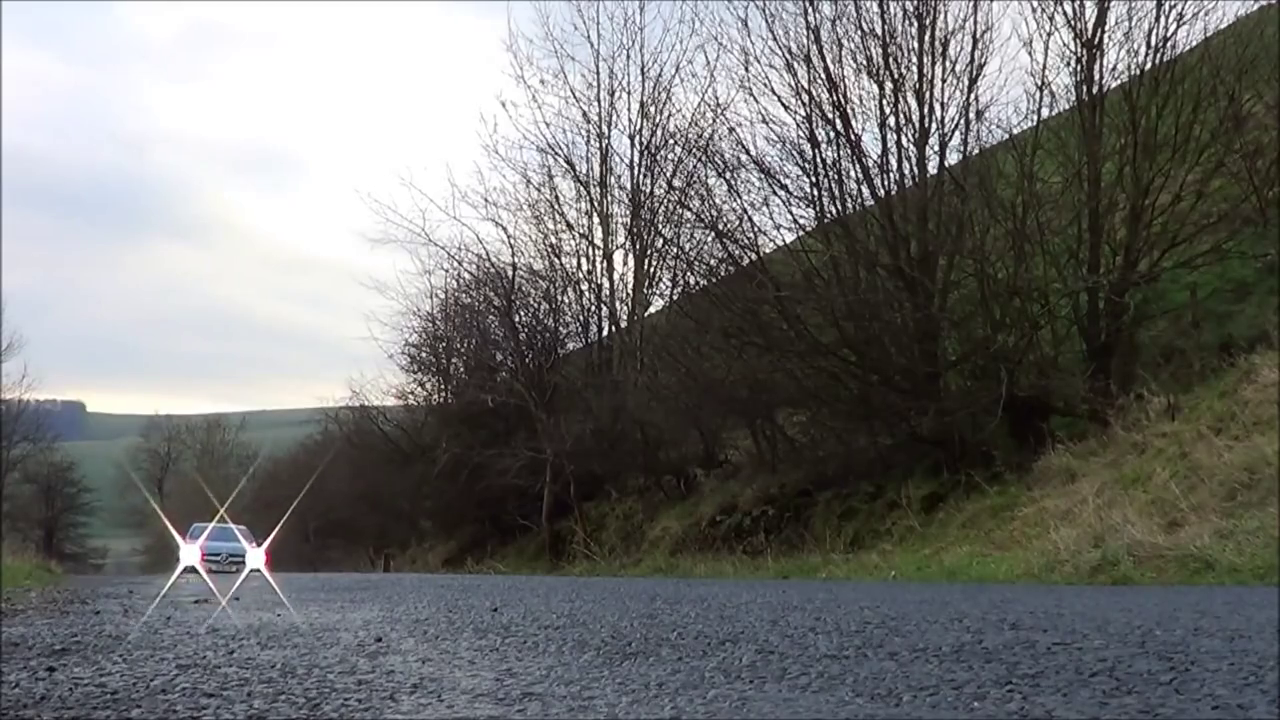
#> input picture frame 26 of testing/tests/data/076dnF-MT6k.mp4, 1280 x 720 px, given in place of 5GIahTMrZuc.mp4, which was not available
$ jupyter execute Feature_testing.ipynb   (text cells are left out)
#> lines starting #> are read from the running program, lines starting #| are printed output that depends on the picture; after the words box and inside, x2 and y2 are one past the last pixel; in counts of white or black regions, pixels touching at a corner belong together; long printed decimals are rounded; pictures that were not available may be replaced by others from this repository, and a replacement may not be noted
[cell 1]
import numpy as np
import cv2

ESC=27
cap = cv2.VideoCapture('../../stream/1080p_watermark/5GIahTMrZuc.mp4')
orb = cv2.ORB_create()
bf = cv2.BFMatcher(cv2.NORM_HAMMING, crossCheck=False)
lower = 100
upper = 200
_,prev_frame = cap.read()
#> prev_frame is the input picture: shape (720, 1280, 3); mean B, G, R 113.6, 115, 114.6
prev_frame = cv2.cvtColor(prev_frame, cv2.COLOR_BGR2GRAY)
#> prev_frame: shape (720, 1280)
prev_frame = cv2.resize(prev_frame, (480, 270), interpolation=cv2.INTER_LINEAR)
#> prev_frame: shape (270, 480)
prev_frame = cv2.Canny(prev_frame, lower, upper)
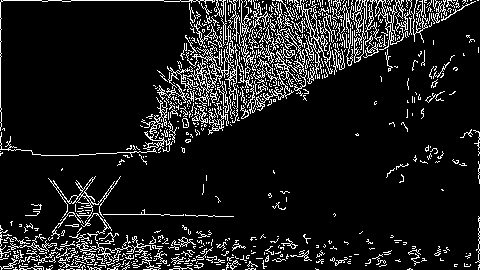
#> prev_frame: shape (270, 480); 10.9% white in thin lines or dots


firsttime=True
j=0
while True:

    ret, frame = cap.read()
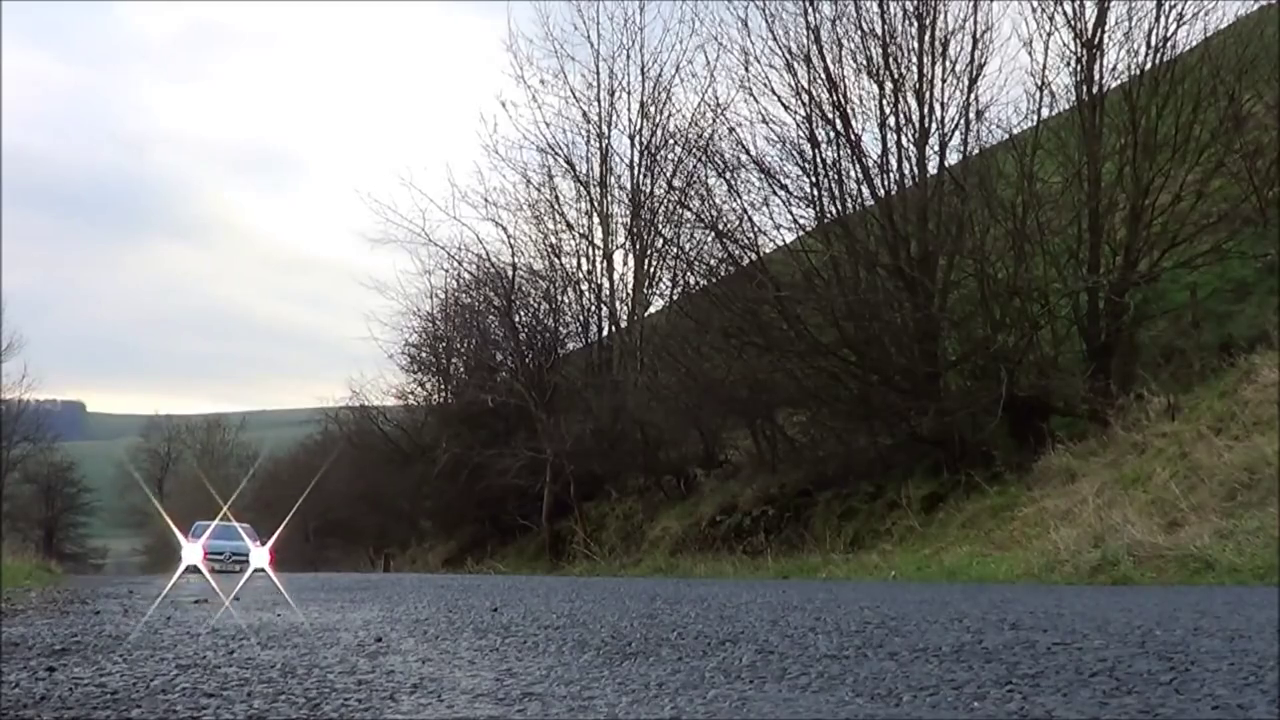
#> input picture frame 27 of testing/tests/data/076dnF-MT6k.mp4, 1280 x 720 px, given in place of 5GIahTMrZuc.mp4, which was not available
#> frame is the input picture: shape (720, 1280, 3); mean B, G, R 113.7, 115.1, 114.7
    if ret:
        j += 1

        frame = cv2.cvtColor(frame, cv2.COLOR_BGR2GRAY)
#> frame: shape (720, 1280)
        frame = cv2.resize(frame, (480, 270), interpolation=cv2.INTER_LINEAR)
#> frame: shape (270, 480)
        # Compute the Canny edges for the reference frame, its next frame and the next frame of the rendition
        frame = cv2.Canny(frame, lower, upper)
#> frame: shape (270, 480); 11% white in thin lines or dots

        kpTrain = orb.detect(prev_frame,None)
#> kpTrain = 491 keypoints; strongest (x, y, size): (131, 154, 31), (259, 87, 31), (185, 89, 31), (417, 32, 31)
        kpTrain, desTrain = orb.compute(prev_frame, kpTrain)
        #frame = frame - prev_frame
        kpCam = orb.detect(frame,None)
#> kpCam = 489 keypoints; strongest (x, y, size): (150, 134, 31), (268, 66, 31), (185, 89, 31), (417, 32, 31)
        kpCam, desCam = orb.compute(frame, kpCam)

        matches = bf.match(desCam,desTrain)
#> matches = 489 matches
        dist = [m.distance for m in matches]
#> dist = 489 values, max 99 at index 48, min 0 at index 44, mean 26.44
        thres_dist = (sum(dist) / len(dist)) * 0.2
#> thres_dist = 5.29
        matches = [m for m in matches if m.distance < thres_dist]
#> matches = 153 matches


        if firsttime==True:
            h1, w1 = frame.shape[:2]
            h2, w2 = frame.shape[:2]
            nWidth = w1+w2
            nHeight = max(h1, h2)
            hdif = int((h1-h2)/2)
            firsttime=False

        result = np.zeros((nHeight, nWidth), np.uint8)
        result[hdif:hdif+h2, :w2] = prev_frame
#> result: shape (270, 960); 5.5% white in thin lines or dots, all inside (x1, y1, x2, y2) = (0, 0, 480, 270)
        result[:h1, w2:w1+w2] = frame
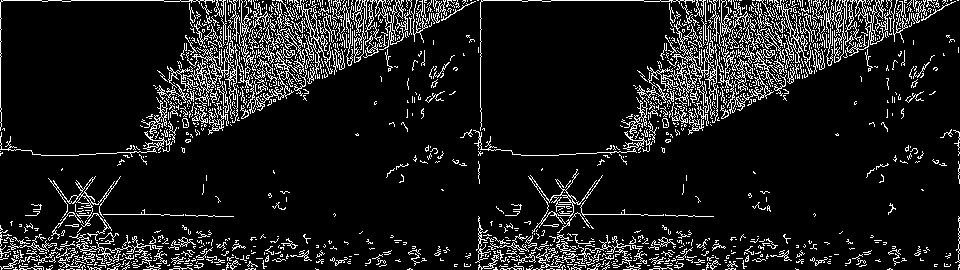
#> result: shape (270, 960); 10.9% white in thin lines or dots
        print('Frame: {} Matches: {}'.format(j, len(matches)))
#| Frame: 1 Matches: 153
        for i in range(len(matches)):
            pt_a=(int(kpTrain[matches[i].trainIdx].pt[0]), int(kpTrain[matches[i].trainIdx].pt[1]+hdif))
            pt_b=(int(kpCam[matches[i].queryIdx].pt[0]+w2), int(kpCam[matches[i].queryIdx].pt[1]))
            cv2.circle(result, pt_a, 15, (255,0,0))
            cv2.circle(result, pt_b, 15, (255,0,0))
            cv2.line(result, pt_a, pt_b, (i, 0, 0))
#> this loop made 153 passes
#> (pt_a, pt_b) on passes 1 to 3: ((169, 95), (649, 95)), ((242, 116), (722, 116)), ((183, 90), (663, 90))
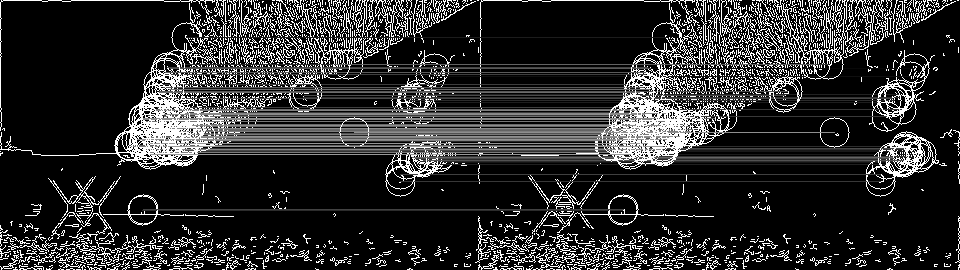
#> result: shape (270, 960); 17.61% of pixels changed, all inside (x1, y1, x2, y2) = (114, 22, 937, 226)

        cv2.imshow('Video', result)
        prev_frame = frame
    else:
        break
    key = cv2.waitKey(10)
#> (key Esc is pressed here)
    if key == ESC:
        break

cv2.destroyAllWindows()
cap.release()

[cell 2]
import numpy as np
import cv2


saliency = cv2.saliency.StaticSaliencySpectralResidual_create()

ESC=27
cap = cv2.VideoCapture('../../stream/1080p/-3MYFnEaYu4.mp4')
cap_rend = cv2.VideoCapture('../../stream/144p/-3MYFnEaYu4.mp4')
_,prev_frame = cap.read()
prev_frame = cv2.cvtColor(prev_frame, cv2.COLOR_BGR2GRAY)
prev_frame = cv2.resize(prev_frame, (480, 270), interpolation=cv2.INTER_LINEAR)


firsttime=True
j=0
while True:

    ret, frame = cap.read()
    ret_rend, rend_frame = cap_rend.read()
    if ret and ret_rend:
        j += 1

        frame = cv2.cvtColor(frame, cv2.COLOR_BGR2GRAY)
        frame = cv2.resize(frame, (480, 270), interpolation=cv2.INTER_LINEAR)

        rend_frame = cv2.cvtColor(rend_frame, cv2.COLOR_BGR2GRAY)
        rend_frame = cv2.resize(rend_frame, (480, 270), interpolation=cv2.INTER_LINEAR)
        # Compute the Canny edges for the reference frame, its next frame and the next frame of the rendition


        (success, saliencyMap_rend) = saliency.computeSaliency(rend_frame)
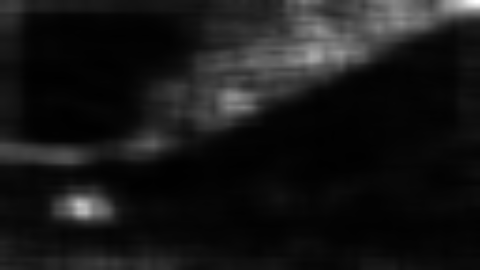
#> saliencyMap_rend: shape (270, 480) float32; min 0.00357, max 1, mean 0.0915
#> success = True
        saliencyMap_rend = (saliencyMap_rend * 255).astype("uint8")
        saliencyMap_rend = cv2.threshold(saliencyMap_rend.astype("uint8"), 0, 255,
        cv2.THRESH_BINARY | cv2.THRESH_OTSU)[1]
#> saliencyMap_rend: shape (270, 480); 16.8% white; 8 white regions, largest, box (x1, y1, x2, y2) and area: (185, 0, 480, 129) 17233, (53, 190, 115, 223) 1532, (0, 142, 87, 165) 1358

        (success, saliencyMap) = saliency.computeSaliency(frame)
        saliencyMap = (saliencyMap * 255).astype("uint8")
        saliencyMap = cv2.threshold(saliencyMap.astype("uint8"), 0, 255,
        cv2.THRESH_BINARY | cv2.THRESH_OTSU)[1]
#> saliencyMap: shape (270, 480); 17.2% white; 11 white regions, largest, box (x1, y1, x2, y2) and area: (185, 0, 480, 129) 17490, (51, 187, 120, 222) 1697, (0, 142, 89, 165) 1409

        if firsttime==True:
            h1, w1 = frame.shape[:2]
            h2, w2 = frame.shape[:2]
            nWidth = w1+w2
            nHeight = max(h1, h2)
            hdif = int((h1-h2)/2)
            firsttime=False

        result = np.zeros((nHeight, nWidth), np.uint8)
        result[hdif:hdif+h2, :w2] = saliencyMap
        result[:h1, w2:w1+w2] = saliencyMap_rend
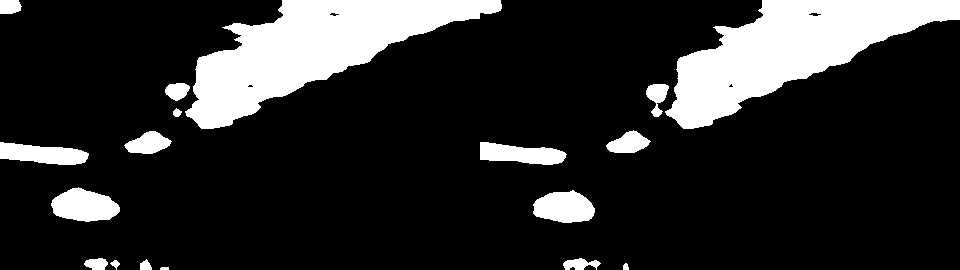
#> result: shape (270, 960); 17% white; 18 white regions, largest, box (x1, y1, x2, y2) and area: (185, 0, 502, 129) 17769, (665, 0, 960, 129) 17233, (51, 187, 120, 222) 1697

        cv2.imshow('Video', result)
        diff = saliencyMap - saliencyMap_rend
        diff = cv2.threshold(diff.astype("uint8"), 0, 255,
        cv2.THRESH_BINARY | cv2.THRESH_OTSU)[1]
#> diff: shape (270, 480); 0.64% white in thin lines or dots

        cv2.imshow('Diff', diff )

    else:
        break
    key = cv2.waitKey(10)
#> (key Esc is pressed here)
    if key == ESC:
        break

cv2.destroyAllWindows()
cap.release()

[cell 3]
import numpy as np
import cv2
from skimage.filters import gaussian


ESC=27
dimensions = (480, 270)
cap = cv2.VideoCapture('../../stream/single-asset/1080p_original/bbb-cut.mp4')
cap_rend = cv2.VideoCapture('../../stream/single-asset/720p_500Kbps_watermark/bbb-cut.mp4')

_,prev_frame = cap.read()
prev_frame = cv2.cvtColor(prev_frame, cv2.COLOR_BGR2GRAY)
prev_frame = cv2.resize(prev_frame, dimensions, interpolation=cv2.INTER_LINEAR)

_,prev_rend_frame = cap_rend.read()
prev_rend_frame = cv2.cvtColor(prev_rend_frame, cv2.COLOR_BGR2GRAY)
prev_rend_frame = cv2.resize(prev_rend_frame, dimensions, interpolation=cv2.INTER_LINEAR)

sigma = 4

j=0
while True:

    ret, frame = cap.read()
    ret_rend, rend_frame = cap_rend.read()

    if ret and ret_rend:
        j += 1
        frame = cv2.cvtColor(frame, cv2.COLOR_BGR2HSV)[:, :, 2]
#> frame: shape (720, 1280)
        #frame = cv2.cvtColor(frame, cv2.COLOR_BGR2GRAY)
        frame = cv2.resize(frame, dimensions, interpolation=cv2.INTER_LINEAR)
#> frame: shape (270, 480)
        cv2.imshow('frame', frame)
        frame = gaussian(frame, sigma=sigma)
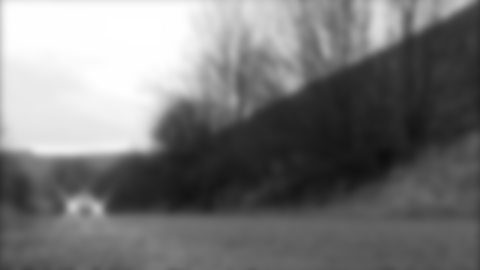
#> frame: shape (270, 480) float64; min 0.0568, max 1, mean 0.47
        frame =  np.abs(np.float32(frame) - np.float32(prev_frame))

        rend_frame = cv2.cvtColor(rend_frame, cv2.COLOR_BGR2GRAY)
        rend_frame = cv2.resize(rend_frame, dimensions, interpolation=cv2.INTER_LINEAR)
        rend_frame = gaussian(rend_frame, sigma=sigma)
        rend_frame = np.abs(np.float32(rend_frame) - np.float32(prev_rend_frame))

        difference = np.abs(np.float32(frame) - np.float32(rend_frame))
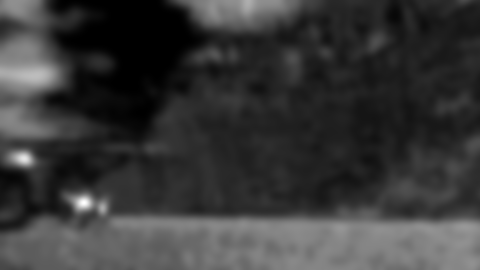
#> difference: shape (270, 480) float32; min 0, max 0.097, mean 0.0218; drawn with min black and max white
        sum_diff = np.sum(difference)
#> sum_diff = 2823.2
        _, threshold = cv2.threshold(difference, 0.05, 1, cv2.THRESH_BINARY)
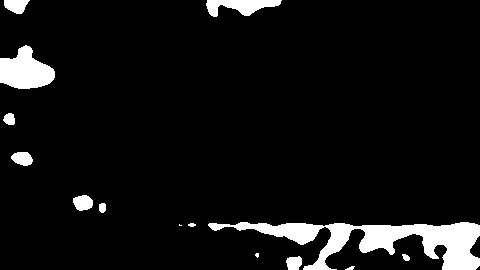
#> threshold: shape (270, 480) float32; values 0 (black) and 1 (white), 6.8% white; 14 white regions (2 under 20 px), largest, box (x1, y1, x2, y2) and area: (208, 222, 480, 270) 5305, (0, 45, 55, 89) 1586, (206, 0, 282, 17) 757
        sum_th = np.sum(threshold)
#> sum_th = 8849
        cv2.imshow('diff', difference)
        cv2.imshow('threshold', threshold)
        #print(sum_diff, sum_th)

        prev_frame = frame
        prev_rend_frame = rend_frame
    else:
        break
    key = cv2.waitKey(10)
#> (key Esc is pressed here)
    if key == ESC:
        break

cv2.destroyAllWindows()
cap.release()

[cell 4]
import numpy as np
import cv2
from skimage.filters import gaussian
import sys

np.set_printoptions(threshold=sys.maxsize)


ESC=27
dimensions = (480, 270)
cap = cv2.VideoCapture('../../stream/1080p/GS4tuyum1FU.mp4')
cap_rend = cv2.VideoCapture('../../stream/144p_watermark/GS4tuyum1FU.mp4')

_,prev_frame = cap.read()
prev_frame = cv2.cvtColor(prev_frame, cv2.COLOR_BGR2GRAY)
prev_frame = cv2.resize(prev_frame, dimensions, interpolation=cv2.INTER_LINEAR)

_,prev_rend_frame = cap_rend.read()
prev_rend_frame = cv2.cvtColor(prev_rend_frame, cv2.COLOR_BGR2GRAY)
prev_rend_frame = cv2.resize(prev_rend_frame, dimensions, interpolation=cv2.INTER_LINEAR)

sigma = 4

j=0
while True:

    ret, frame = cap.read()
    ret_rend, rend_frame = cap_rend.read()

    if ret and ret_rend:
        j += 1
#        frame = cv2.cvtColor(frame, cv2.COLOR_BGR2HSV)[:, :, 2]

        frame = cv2.resize(frame, dimensions, interpolation=cv2.INTER_LINEAR)
#> frame: shape (270, 480, 3)
        frame = cv2.cvtColor(frame, cv2.COLOR_BGR2HSV)[:, :, 2]
#> frame: shape (270, 480)
        cv2.imshow('frame', frame)

        gauss_frame = gaussian(frame, sigma=sigma)
        #frame =  np.abs(np.float32(frame) - np.float32(prev_frame))

        rend_frame = cv2.cvtColor(rend_frame, cv2.COLOR_BGR2HSV)[:, :, 2]
        rend_frame = cv2.resize(rend_frame, dimensions, interpolation=cv2.INTER_LINEAR)

        gauss_rend_frame = gaussian(rend_frame, sigma=sigma)
        #rend_frame = np.abs(np.float32(rend_frame) - np.float32(prev_rend_frame))
        #difference = np.abs(np.float32(frame) - np.float32(rend_frame))
        temporal_difference = np.abs(np.float32(frame / 255 - prev_rend_frame / 255))
        difference = np.abs(np.float32(gauss_frame - gauss_rend_frame))
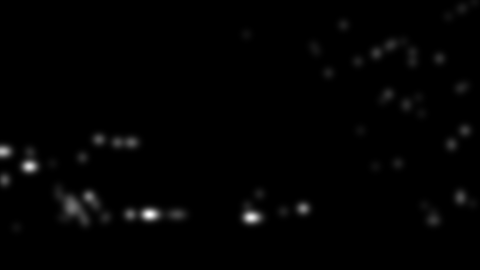
#> difference: shape (270, 480) float32; min 0, max 0.000648, mean 7.39e-06; drawn with min black and max white
        #print(temporal_difference.std(), temporal_difference.max(), temporal_difference.sum()/(dimensions[0] * dimensions[1]))
        sum_diff = np.sum(difference)
#> sum_diff = 0.958

        _, threshold = cv2.threshold(difference, temporal_difference.std(), 1, cv2.THRESH_BINARY)
#> threshold: shape (270, 480) float32; every value is 0
        sum_th = np.sum(threshold)
#> sum_th = 0
        cv2.imshow('diff', difference)
        cv2.imshow('temp_diff', temporal_difference)
        cv2.imshow('threshold', threshold)
        print(j, sum_diff, sum_th, temporal_difference.std(), temporal_difference.max()-temporal_difference.min())
#| 1 0.958 0.0 0.02748 0.8157

        prev_frame = frame
        prev_rend_frame = rend_frame
    else:
        break
    key = cv2.waitKey(100)
#> (key Esc is pressed here)
    if key == ESC:
        break

cv2.destroyAllWindows()
cap.release()

[cell 5]
def imageMatch(pixelsA, pixelsB, v):
    '''
    Original go implementation:
    https://github.com/mkrufky/coersion/

    func imageMatch(wg *sync.WaitGroup, pixelsA, pixelsB [][]Pixel, v uint64, pass, fail *int) {
        defer wg.Done()
        *pass = 0
        *fail = 0
        for x, a := range pixelsA {
            for y, b := range a {
                if math.Abs(float64(b.R-pixelsB[x][y].R)) < float64(v) &&
                    math.Abs(float64(b.G-pixelsB[x][y].G)) < float64(v) &&
                    math.Abs(float64(b.B-pixelsB[x][y].B)) < float64(v) &&
                    math.Abs(float64(b.A-pixelsB[x][y].A)) < float64(v) {
                    *pass++
                } else {
                    *fail++
                }
            }
        }
    }
    '''


    pass_count = np.sum(np.abs(np.float64(pixelsA - pixelsB)) < v)

    return pass_count / np.size(pixelsA)

import numpy as np
import cv2
from skimage.filters import gaussian
import sys

np.set_printoptions(threshold=sys.maxsize)


ESC=27
dimensions = (480, 270)
cap = cv2.VideoCapture('../../stream/1080p/GS4tuyum1FU.mp4')
cap_rend = cv2.VideoCapture('../../stream/1080p_watermark/GS4tuyum1FU.mp4')

j=0
time_series = []
while True:

    ret, frame = cap.read()
    ret_rend, rend_frame = cap_rend.read()

    if ret and ret_rend:
        j += 1
        frame = cv2.resize(frame, dimensions, interpolation=cv2.INTER_LINEAR)
#> frame: shape (270, 480, 3)
        frame = cv2.cvtColor(frame, cv2.COLOR_RGB2RGBA)
#> frame: shape (270, 480, 4)
        cv2.imshow('frame', frame)

        rend_frame = cv2.resize(rend_frame, dimensions, interpolation=cv2.INTER_LINEAR)
        rend_frame = cv2.cvtColor(rend_frame, cv2.COLOR_RGB2RGBA)

        match = imageMatch(frame, rend_frame, 10)
#> in imageMatch, `pass_count = np.sum(np.abs(np.float64(pixelsA - pixelsB)) < v)`: pass_count = 518400
#> match = 1
        time_series.append(match)

    else:
        break
    key = cv2.waitKey(100)
#> (key Esc is pressed here)
    if key == ESC:
        break

cv2.destroyAllWindows()
cap.release()

time_series
#> Out = [1]
